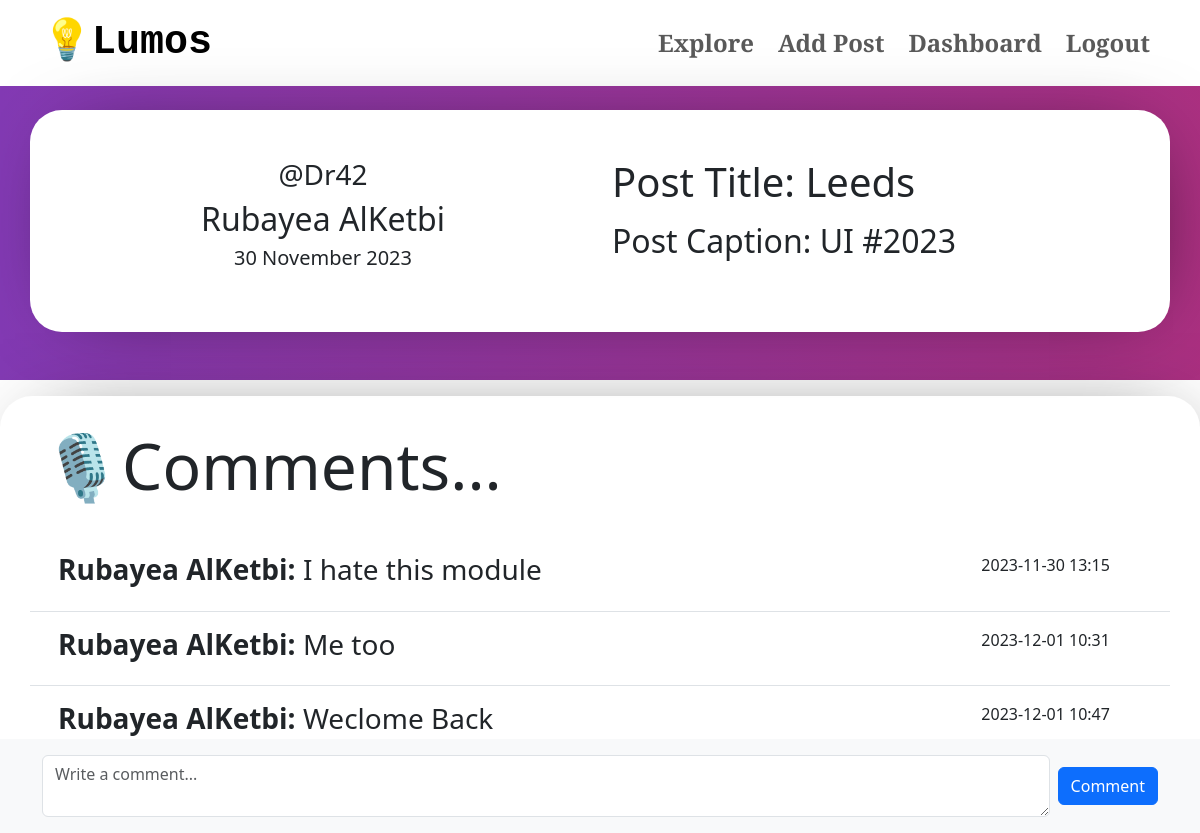
The page /post/2 on the database as committed earlier.
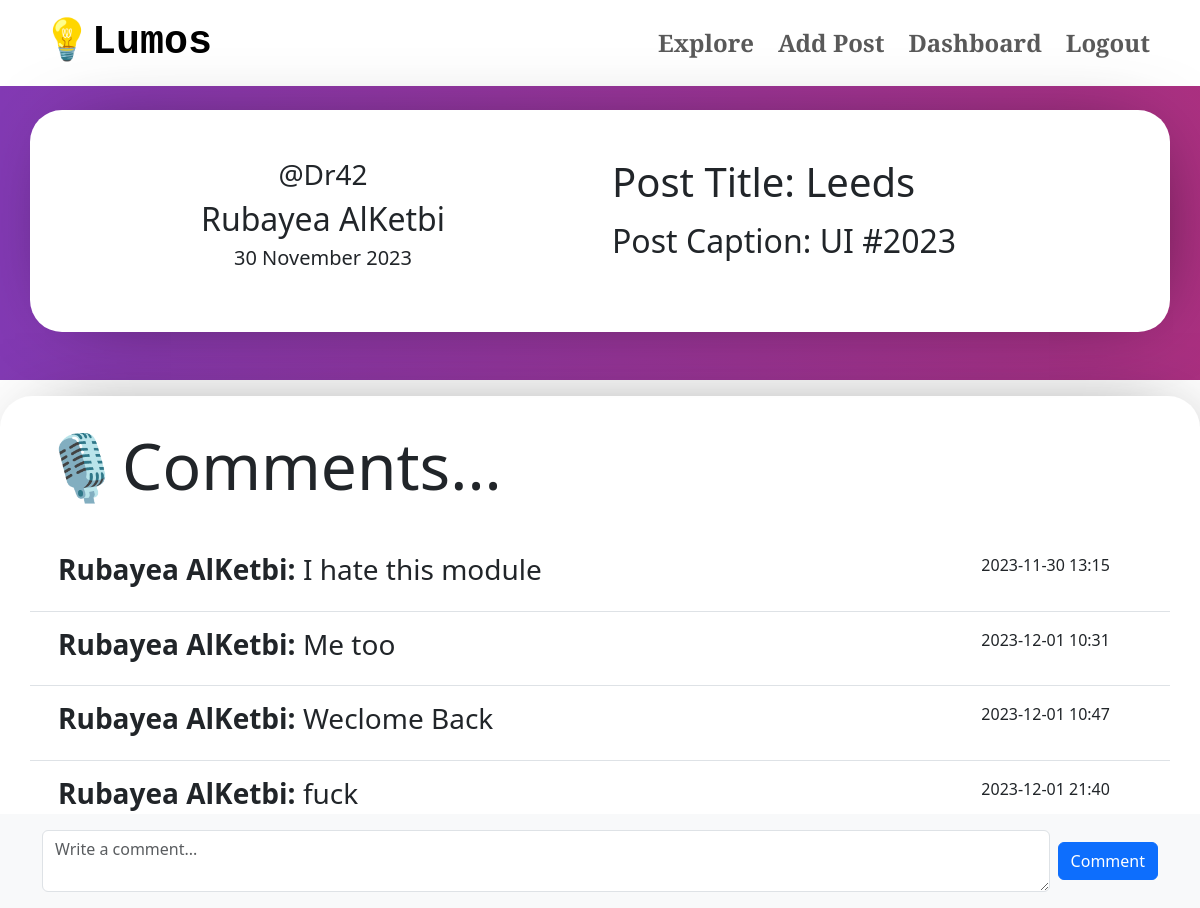
The same page on the database as committed later.
### app/models.py (models this page shows, shortened)
class Comment(db.Model):
    id = db.Column(db.Integer, primary_key=True)
    text = db.Column(db.Text, nullable=False)
    publish_date = db.Column(db.DateTime, default=datetime.utcnow())
    author_id = db.Column(db.Integer, db.ForeignKey('user.id'), nullable=False)
    post_id = db.Column(db.Integer, db.ForeignKey('post.id'), nullable=False)

class User(db.Model, UserMixin):
    id = db.Column(db.Integer, primary_key=True)
    name = db.Column(db.String(100), nullable=False)
    email = db.Column(db.String(100), unique=True, nullable=False)
    passwordHashed = db.Column(db.String(100), nullable=False)
    username = db.Column(db.String(20), unique=True, nullable=False)
    biography = db.Column(db.Text, nullable=True)
    avatar = db.Column(db.String(), nullable=True)
    posts = db.relationship('Post', backref='user', lazy=True)
    @property
    def password(self):
        raise AttributeError('password: write-only field , not readable')

### app/views.py (the view, shortened to what this page needs)
@app.route('/post/<int:post_id>', methods=['GET', 'POST'])
def post(post_id):
    post = Post.query.get_or_404(post_id)
    post_author = User.query.filter_by(id=post.author_id).first()
    comments = Comment.query.filter_by(post_id=post_id).all()
    comment_form = CommentForm()
    userCache = {user.id: user.name for user in User.query.all()}
    comments_with_authors = db.session.query(Comment, User.name).join(User, User.id == Comment.author_id).filter(Comment.post_id == post_id).all()
    return render_template(
        "post_page.html",
        post=post,
        comments=comments,
        comment_form=comment_form,
        userCache=userCache,
        post_author=post_author,
        comments_with_authors=comments_with_authors
    )

### app/forms.py
class CommentForm(FlaskForm):
    text = StringField('Your Comment', validators=[DataRequired()], widget=TextArea())
    commentButton = SubmitField('Comment')

### app/templates/post_page.html (shortened to what this page needs)
{% extends "user_home.html" %}
{% block content %}
<div class = "container-fluid movingGrade py-4 border-black">
    <div class="container mb-4 normalContainer">
        <div class="row p-3 border-right">
            <div class="col-md text-center">
                <h3>@{{ post_author.username }}</h3>
                <h2>{{ post_author.name }}</h2>
                <h5>{{ post.publish_date.strftime('%d %B %Y') }}</h5>
            </div>
            <div class="col-md text">
                <div class="row">
                    <div class="col-12 pb-2">
                        <h1 class="mb-3">Post Title: {{ post.title }}</h1>
                        <h2 class="mb-3">Post Caption: {{ post.caption }}</h2>
                    </div>
                </div>
            </div>
        </div>
    </div>
</div>
<div class="container-fluid normalContainer my-3">
    <div class="container mb-4 ">
        <div class="row">
            <div class="col-12">
                <h1 class="display-3 pr-1">🎙️Comments... </h1>
            </div>
        </div>
    </div>
    <div class="container mb-4">
        <div class="row">
            <div class="col-12">
                {% for comment, author_name in comments_with_authors %}
                <div class="row p-3 border-bottom">
                    <div class="col-10">
                        <h3><strong>{{ author_name }}:</strong> {{ comment.text }}</h3>
                    </div>
                    <div class="col-2">
                        <p>{{ comment.publish_date.strftime('%Y-%m-%d %H:%M') }}</p>
                    </div>
                </div>
                {% else %}
                <p>No comments yet.</p>
                {% endfor %}
            </div>
        </div>
    </div>
    <div class="fixed-bottom p-3 bg-light">
        <div class="container">
            <form id="comment_Form" method="post" class="row g-2 align-items-center">
                <div class="col">
                    {{ comment_form.text(class_="form-control", id="comment_Text", placeholder="Write a comment...", required=True) }}
                </div>
                <div class="col-auto">
                    {{ comment_form.commentButton(id="commentSubmitButton", class_="btn btn-primary") }}
                </div>
            </form>
        </div>
    </div>
{% endblock content%}

Rows that differ between the two databases and show on the page:
added Comment: name "Rubayea AlKetbi", text "fuck", publish_date "2023-12-01 21:40"
